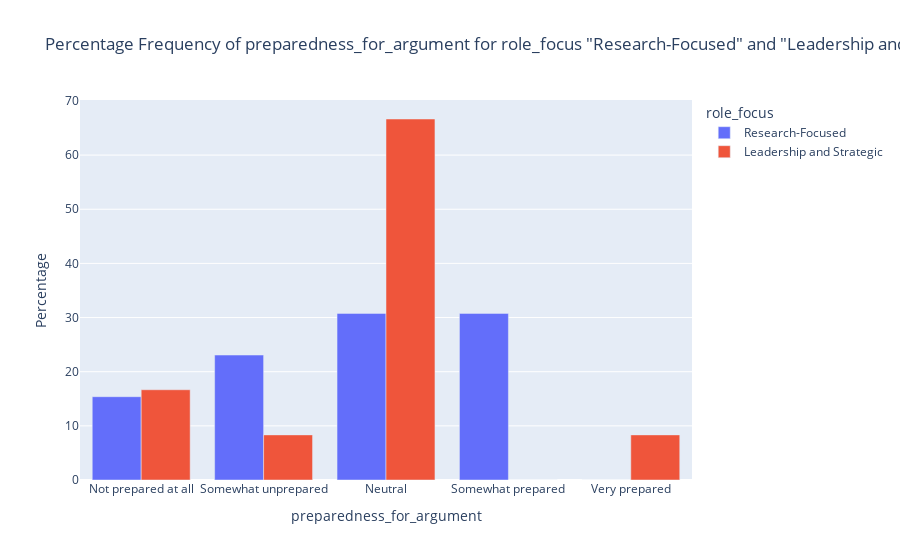

Notebook code cell kept with this figure:
### Markdown cell above
### ABA Readiness & Needs
<a id="readiness_needs"></a>

### Code cell
response_options = [
            "Not prepared at all",
            "Somewhat unprepared",
            "Neutral",
            "Somewhat prepared",
            "Very prepared"]

# Specify the two roles
select_from = 'role_focus'
sel1 = 'Research-Focused'
sel2 = 'Leadership and Strategic'
plot_val = 'preparedness_for_argument'

barplot_grouped(df, plot_val, select_from, sel1, sel2,category_order=response_options)

### Figure 1 — Plotly figure (JSON) as saved in the notebook; plotly's stock layout.template omitted (floating-point values rounded to 4 significant figures)
{"data": [{"alignmentgroup": "True", "customdata": [[4], [4], [3], [0], [2]], "hovertemplate": "role_focus=Research-Focused<br>preparedness_for_argument=%{x}<br>Percentage=%{y}<br>Frequency=%{customdata[0]}<extra></extra>", "legendgroup": "Research-Focused", "marker": {"color": "#636efa", "pattern": {"shape": ""}}, "name": "Research-Focused", "offsetgroup": "Research-Focused", "orientation": "v", "showlegend": true, "textposition": "auto", "type": "bar", "x": ["Neutral", "Somewhat prepared", "Somewhat unprepared", "Very prepared", "Not prepared at all"], "xaxis": "x", "y": [30.77, 30.77, 23.08, 0, 15.38], "yaxis": "y"}, {"alignmentgroup": "True", "customdata": [[8], [0], [1], [1], [2]], "hovertemplate": "role_focus=Leadership and Strategic<br>preparedness_for_argument=%{x}<br>Percentage=%{y}<br>Frequency=%{customdata[0]}<extra></extra>", "legendgroup": "Leadership and Strategic", "marker": {"color": "#EF553B", "pattern": {"shape": ""}}, "name": "Leadership and Strategic", "offsetgroup": "Leadership and Strategic", "orientation": "v", "showlegend": true, "textposition": "auto", "type": "bar", "x": ["Neutral", "Somewhat prepared", "Somewhat unprepared", "Very prepared", "Not prepared at all"], "xaxis": "x", "y": [66.67, 0, 8.333, 8.333, 16.67], "yaxis": "y"}], "layout": {"barmode": "group", "legend": {"title": {"text": "role_focus"}, "tracegroupgap": 0}, "title": {"text": "Percentage Frequency of preparedness_for_argument for role_focus \"Research-Focused\" and \"Leadership and Strategic\""}, "xaxis": {"anchor": "y", "categoryarray": ["Not prepared at all", "Somewhat unprepared", "Neutral", "Somewhat prepared", "Very prepared"], "categoryorder": "array", "domain": [0, 1], "title": {"text": "preparedness_for_argument"}}, "yaxis": {"anchor": "x", "domain": [0, 1], "title": {"text": "Percentage"}}}}
